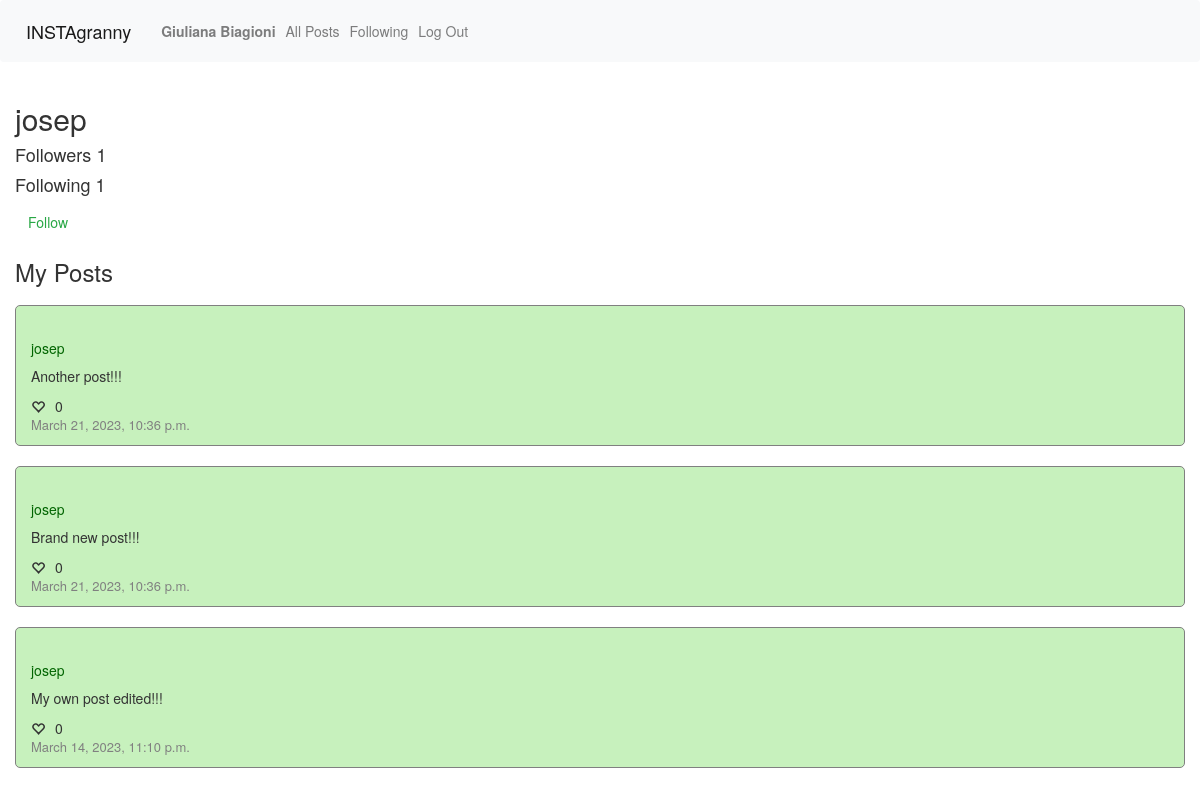
Page /josep (signed in) on the committed database.
### network/models.py (models this page shows, shortened)
class User(AbstractUser):
    followers = models.ManyToManyField('self', symmetrical=False, blank=True, related_name="following")
    def __str__(self):
        return f"{self.username}"

class Post(models.Model):
    poster = models.ForeignKey(User,on_delete=models.PROTECT, related_name="user_posts")
    body = models.TextField(max_length=300)
    liked_by = models.ManyToManyField(User, blank=True, related_name='liked_posts')
    timestamp = models.DateTimeField(default=datetime.today)

### network/views.py (the view)
# urls.py: path("<str:username>", views.profile_view, name="profile"),
def profile_view(request, username):
    user = request.user
    profile = User.objects.get(username=username)
    users_following = profile.followers.all()
    followed = False
    for user_following in users_following:
        if user_following == user:
            followed = True
    if request.method == "POST":
        if request.POST["formtype"] == "follow":
            profile.followers.add(user)
            return redirect("network:profile", username)
        elif request.POST["formtype"] == "unfollow":
            profile.followers.remove(user)
            return redirect("network:profile", username)
    else:
        posts = Post.objects.filter(poster=profile).order_by('-timestamp')
        page_number = request.GET.get('page', 1)
        paginator = Paginator(posts, 10)
        page = paginator.get_page(page_number)
        return render(request, "network/profile.html", {
            "profile": profile,
            "followed": followed,
            "page": page
        })

### network/templates/network/profile.html (shortened to what this page needs)
{% extends "network/layout.html" %}
{% load static %}
{% block body %}
<div class="container-fluid">
    <h2>{{ profile.username }}</h2>
    <h4>Followers {{ profile.followers.count }}</h4>
    <h4>Following {{ profile.following.count }}</h4>
    {% if user.is_authenticated %}
    {% if user.username != profile.username %}
        {% if followed == False %}
        <form action="{% url 'network:profile' profile.username %}" method="post">
            <button type="submit" class="btn btn-outline-success">Follow</button>
        </form>
        {% else %}
        <form action="{% url 'network:profile' profile.username %}" method="post">
            {% csrf_token %}
            <input hidden name="formtype" value="unfollow">
            <button type="submit" class="btn btn-outline-secondary">Unfollow</button>
        </form>
        {% endif %}
    {% endif %}
    {% endif %}
    <h3> My Posts</h3>
    {% for post in page %}
    <div class="post-section">
        <h5><a id="post-poster-{{ post.id }}" class="profilename" href="/{{ post.poster }}">{{ post.poster }}</a></h5>
        <p id="post-body-{{ post.id }}">{{ post.body }}</p>
        <div class="row align-items-center">
            <div id="likes-{{ post.id }}" class="col heart-col">
                {% if user in post.liked_by.all %}
                <i class="glyphicon glyphicon-heart" data-liked="True" data-like="{{ post.id }}"></i>
                {% else %}
                <i class="glyphicon glyphicon-heart-empty" data-liked="False" data-like="{{ post.id }}"></i>
                {% endif %}
                <p id="like-count-{{ post.id }}">{{ post.liked_by.all|length }}</p>
            </div>
        </div>
        <p class="timestamp">{{ post.timestamp }}</p>
    </div>
    {% endfor %}
</div>
{% endblock %}

### network/templates/network/layout.html (shortened to what this page needs)
{% load static %}
<!DOCTYPE html>
<html lang="en">
    <head>
        <link rel="stylesheet" href="https://stackpath.bootstrapcdn.com/bootstrap/4.4.1/css/bootstrap.min.css">
        <link href="{% static 'network/styles.css' %}" rel="stylesheet">
        <link rel="stylesheet" href="https://maxcdn.bootstrapcdn.com/bootstrap/3.3.7/css/bootstrap.min.css">
    </head>
    <body>
        <nav class="navbar navbar-expand-lg navbar-light bg-light">
            <a class="navbar-brand" href="#">INSTAgranny</a>
            <div>
              <ul class="navbar-nav mr-auto">
                {% if user.is_authenticated %}
                    <li class="nav-item">
                        <a class="nav-link" href="{{ user.username }}"><strong>{{ user.username }}</strong></a>
                    </li>
                {% endif %}
                <li class="nav-item">
                  <a class="nav-link" href="{% url 'network:index' %}">All Posts</a>
                </li>
                {% if user.is_authenticated %}
                    <li class="nav-item">
                        <a class="nav-link" href="{% url 'network:following' %}">Following</a>
                    </li>
                    <li class="nav-item">
                        <a class="nav-link" href="{% url 'network:logout' %}">Log Out</a>
                    </li>
                {% endif %}
              </ul>
            </div>
          </nav>
        <div class="body">
            {% block body %}
            {% endblock %}
        </div>
    </body>
</html>

### network/static/network/styles.css (style rules this page uses)
h2 { margin-top: 15px; margin-bottom: 15px; }
.post-section { margin-top: 20px; border-style: solid; border-width: thin; border-color: grey; border-radius: 5px; padding: 25px 15px 0px 15px; background-color: #c7f1bd; }
.post-section .heart-col { padding-right: 10px; }
.heart-col { display: inline-flex; align-items: center; }
.heart-col p { margin-left: 10px; margin-bottom: 0; }
.timestamp { font-size: small; color: grey; }
.profilename { color: darkgreen; }

### rows in the picture
User: username "Giuliana Biagioni"
User: username "josep", followers.count "1", following.count "1"
Post: poster "josep", body "Another post!!!", liked_by.all|length "0", timestamp "March 21, 2023, 10:36 p.m."
Post: poster "josep", body "Brand new post!!!", liked_by.all|length "0", timestamp "March 21, 2023, 10:36 p.m."
Post: poster "josep", body "My own post edited!!!", liked_by.all|length "0", timestamp "March 14, 2023, 11:10 p.m."
